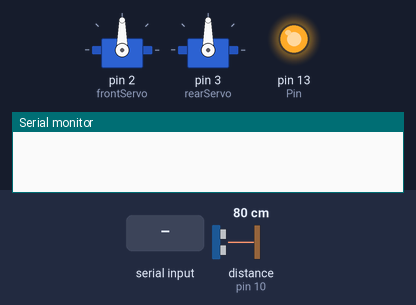
This sketch was run on a simulated Arduino Uno, built with avr-gcc and run on an emulated ATmega328P. Shown: 2 × servo, output pins drawn as LEDs (lit = HIGH), the last lines printed to the serial monitor. The inputs (shaded band) are chosen by the test bench; at power-on: distance to the obstacle (sensor on pin 10) 80 cm. The echo pulse lasts 58.3 µs per cm; pins used as bus, display or sensor lines are not drawn.

Above: at 1.2 s.
1.3 s: "p" received over Serial
At 2.0 s:
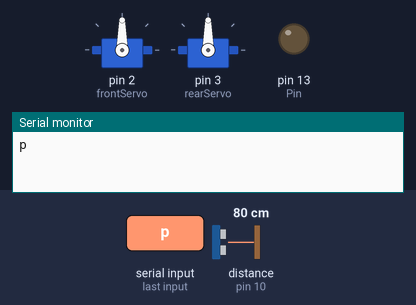
3.1 s: byte 122 ('z') received over Serial
At 3.16 s:
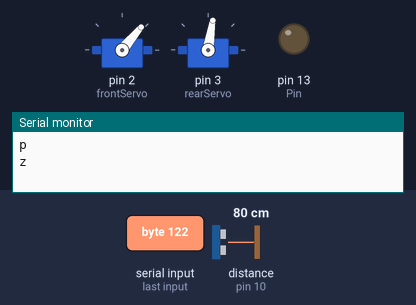
4.9 s: byte 99 ('c') received over Serial
At 4.96 s:
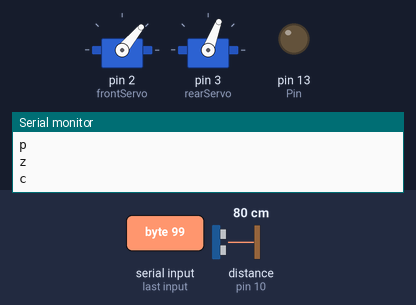
6.7 s: byte 90 ('Z') received over Serial
At 6.95 s:
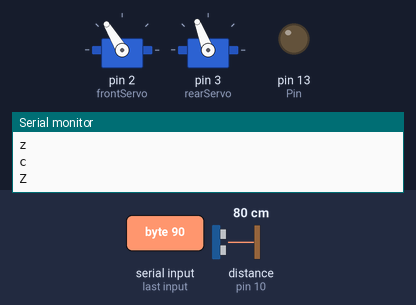
8.2 s: byte 67 ('C') received over Serial
At 8.45 s:
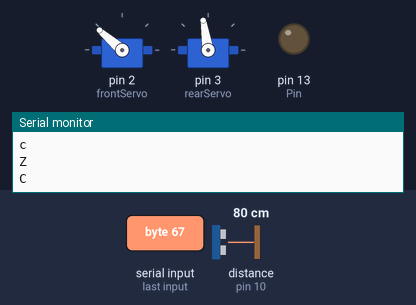
9.7 s: byte 111 ('o') received over Serial
At 9.76 s:
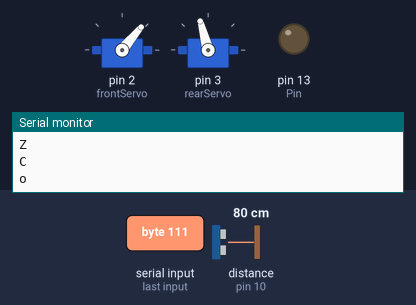
Timing chart, 0 to 12.2 s (numbered marks = the images above; inputs shaded):
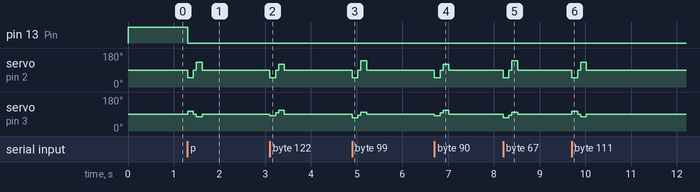

The sketch:

sketch_aug15c.ino
```cpp
  #include <Servo.h>

   Servo frontServo;
   Servo rearServo;
   int centerPos = 90;
   int frontRightUp = 50;
   int frontLeftUp = 130;
   int backRightForward = 75;
   int backLeftForward = 105;
   int walkSpeed = 60;
   int Pin = 13;

   int trigPin = 9;
   int echoPin = 10;
   long int duration, distanceInches;
   long distanceFront = 0;             //cm
   int startAvoidanceDistance=20;         //cm


   long microsecondsToInches(long microseconds)

   {
    return microseconds / 74 / 2;
   }


   long microsecondsToCentimeters(long microseconds)
   {
    return microseconds / 29 / 2;
   }


   long distanceCm()

   {
    pinMode(trigPin, OUTPUT);
    pinMode(echoPin, INPUT);

    digitalWrite(trigPin, LOW);
    delayMicroseconds(2);
    digitalWrite(trigPin, HIGH);
    delayMicroseconds(10);
    digitalWrite(trigPin, LOW);

    duration = pulseIn(echoPin, HIGH);

    distanceInches = microsecondsToInches(duration);
    return microsecondsToCentimeters(duration);
   }


void center()

   {
    frontServo.write(centerPos);
    rearServo.write(centerPos);
    digitalWrite(Pin, HIGH);
   }

void moveForward()

   {
        digitalWrite(Pin, LOW);
        frontServo.write(frontRightUp);
        rearServo.write(backLeftForward);
        delay(125);

        frontServo.write(centerPos);
        rearServo.write(centerPos);
        delay(65);

        frontServo.write(frontLeftUp);
        rearServo.write(backRightForward);
        delay(125);

        frontServo.write(centerPos);
        rearServo.write(centerPos);
        delay(65);
   }


void moveBackward()

   {
        digitalWrite(Pin, LOW);
    frontServo.write(frontRightUp);
        rearServo.write(backRightForward);
        delay(125);

    frontServo.write(centerPos);
       rearServo.write(centerPos);
        delay(65);

    frontServo.write(frontLeftUp);
        rearServo.write(backLeftForward);
        delay(125);

    frontServo.write(centerPos);
        rearServo.write(centerPos);
        delay(65);
   }


void moveBackRight()

   {
        digitalWrite(Pin, LOW);
        frontServo.write(frontRightUp);
        rearServo.write(backRightForward-6);
        delay(125);

    frontServo.write(centerPos);
        rearServo.write(centerPos-6);
        delay(65);

    frontServo.write(frontLeftUp+9);
        rearServo.write(backLeftForward-6);
        delay(125);

    frontServo.write(centerPos);
        rearServo.write(centerPos);
        delay(65);
   }

void moveBackLeft()

   {
        digitalWrite(Pin, LOW);
        frontServo.write(frontRightUp);
        rearServo.write(backRightForward+6);
        delay(125);

    frontServo.write(centerPos);
        rearServo.write(centerPos+6);
        delay(65);

    frontServo.write(frontLeftUp-9);
        rearServo.write(backLeftForward+6);
        delay(125);

    frontServo.write(centerPos);
        rearServo.write(centerPos);
        delay(65);
   }


void moveTurnLeft()

   {
        digitalWrite(Pin, LOW);
        frontServo.write(frontRightUp-9);
        rearServo.write(backLeftForward-9);
        delay(125);

    frontServo.write(centerPos-9);
        rearServo.write(centerPos-9);
        delay(65);

    frontServo.write(frontLeftUp+9);
        rearServo.write(backRightForward-9);
        delay(125);

    frontServo.write(centerPos-9);
        rearServo.write(centerPos-9);
        delay(65);
   }


void moveTurnRight()

   {
        digitalWrite(Pin, LOW);
    frontServo.write(frontRightUp+9);
        rearServo.write(backLeftForward+9);
        delay(125);

    frontServo.write(centerPos+9);
        rearServo.write(centerPos+9);
        delay(65);

    frontServo.write(frontLeftUp-9);
        rearServo.write(backRightForward+9);
        delay(125);

    frontServo.write(centerPos+9);
        rearServo.write(centerPos+9);
        delay(65);
   }
void startPatrol()
   {
        digitalWrite(Pin, LOW);
   distanceFront=distanceCm();
                  if (distanceFront > 1)
              {                 // Filters out any stray 0.00 error readings

                   if (distanceFront<startAvoidanceDistance)
            {
                    for(int i=0; i<=8; i++)
               {
                      moveBackRight();
                      delay(walkSpeed);
                       }
                 for(int i=0; i<=10; i++)
                {
                   moveTurnLeft();
                   delay(walkSpeed);
                        }
            }
           else
            {
            moveForward();
            delay(walkSpeed);
            }
           }
}

void Stop()
{
  frontServo.write(centerPos);
  rearServo.write(centerPos);
  digitalWrite(Pin, HIGH);
}


void setup()

   {
    frontServo.attach(2);
    rearServo.attach(3);
    pinMode (Pin, OUTPUT);
    digitalWrite (Pin, HIGH);
    pinMode(trigPin, OUTPUT);
    pinMode(echoPin, INPUT);
    Serial.begin(9600);
   }

void loop()

   {
    while(Serial.available())
    {
       char In=Serial.read();
       Serial.println(In);

       if(In=='p' || In=='P')
        {
                  distanceFront=distanceCm();
                  if (distanceFront > 1)
              {                 // Filters out any stray 0.00 error readings

                   if (distanceFront<startAvoidanceDistance)
            {
                    for(int i=0; i<=8; i++)
               {
                      moveBackRight();
                      delay(walkSpeed);
                       }
                 for(int i=0; i<=10; i++)
                {
                   moveTurnLeft();
                   delay(walkSpeed);
                        }
            }
           else
            {
            moveForward();
            delay(walkSpeed);
            }
           }
        }
       else if(In=='w' || In=='W')
        {
           moveForward();
                   delay(walkSpeed);
        }
       else if(In=='x' || In=='X')
        {
           moveBackward();
           delay(walkSpeed);
        }
       else if(In=='a' || In=='A')
        {
           moveTurnLeft();
           delay(walkSpeed);
        }
       else if(In=='d' || In=='D')
        {
           moveTurnRight();
           delay(walkSpeed);
        }
       else if(In=='z' || In=='Z')
        {
           moveBackLeft();
           delay(walkSpeed);
        }
       else if(In=='c' || In=='C')
        {
           moveBackRight();
           delay(walkSpeed);
        }
       else if (In=='o' || In=='O')
        {
          startPatrol();
          delay(walkSpeed);
        }
       else
        {
           center();
        }
    }
 }
```

Measured:
- after the input at 1.3 s, pin 13 (Pin): HIGH → LOW at once; servo on pin 2 (frontServo): 90° → 50° at once, → 90° 0.13 s later, → 130° 0.07 s later, → 90° 0.13 s later; servo on pin 3 (rearServo): 90° → 105° at once, → 90° 0.13 s later, → 75° 0.07 s later, → 90° 0.13 s later
- after the input at 3.1 s, servo on pin 2 (frontServo): 90° → 50° at once, → 90° 0.13 s later, → 121° 0.07 s later, → 90° 0.13 s later; servo on pin 3 (rearServo): 90° → 81° at once, → 96° 0.13 s later, → 111° 0.07 s later, → 90° 0.13 s later
- after the input at 4.9 s, servo on pin 2 (frontServo): 90° → 50° at once, → 90° 0.13 s later, → 139° 0.07 s later, → 90° 0.13 s later; servo on pin 3 (rearServo): 90° → 69° at once, → 84° 0.13 s later, → 99° 0.07 s later, → 90° 0.13 s later
- after the input at 6.7 s, servo on pin 2 (frontServo): 90° → 50° at once, → 90° 0.13 s later, → 121° 0.07 s later, → 90° 0.13 s later; servo on pin 3 (rearServo): 90° → 81° at once, → 96° 0.13 s later, → 111° 0.07 s later, → 90° 0.13 s later
- after the input at 8.2 s, servo on pin 2 (frontServo): 90° → 50° at once, → 90° 0.13 s later, → 139° 0.07 s later, → 90° 0.13 s later; servo on pin 3 (rearServo): 90° → 69° at once, → 84° 0.13 s later, → 99° 0.07 s later, → 90° 0.13 s later
- after the input at 9.7 s, servo on pin 2 (frontServo): 90° → 50° at once, → 90° 0.13 s later, → 130° 0.07 s later, → 90° 0.13 s later; servo on pin 3 (rearServo): 90° → 105° at once, → 90° 0.13 s later, → 75° 0.07 s later, → 90° 0.13 s later
